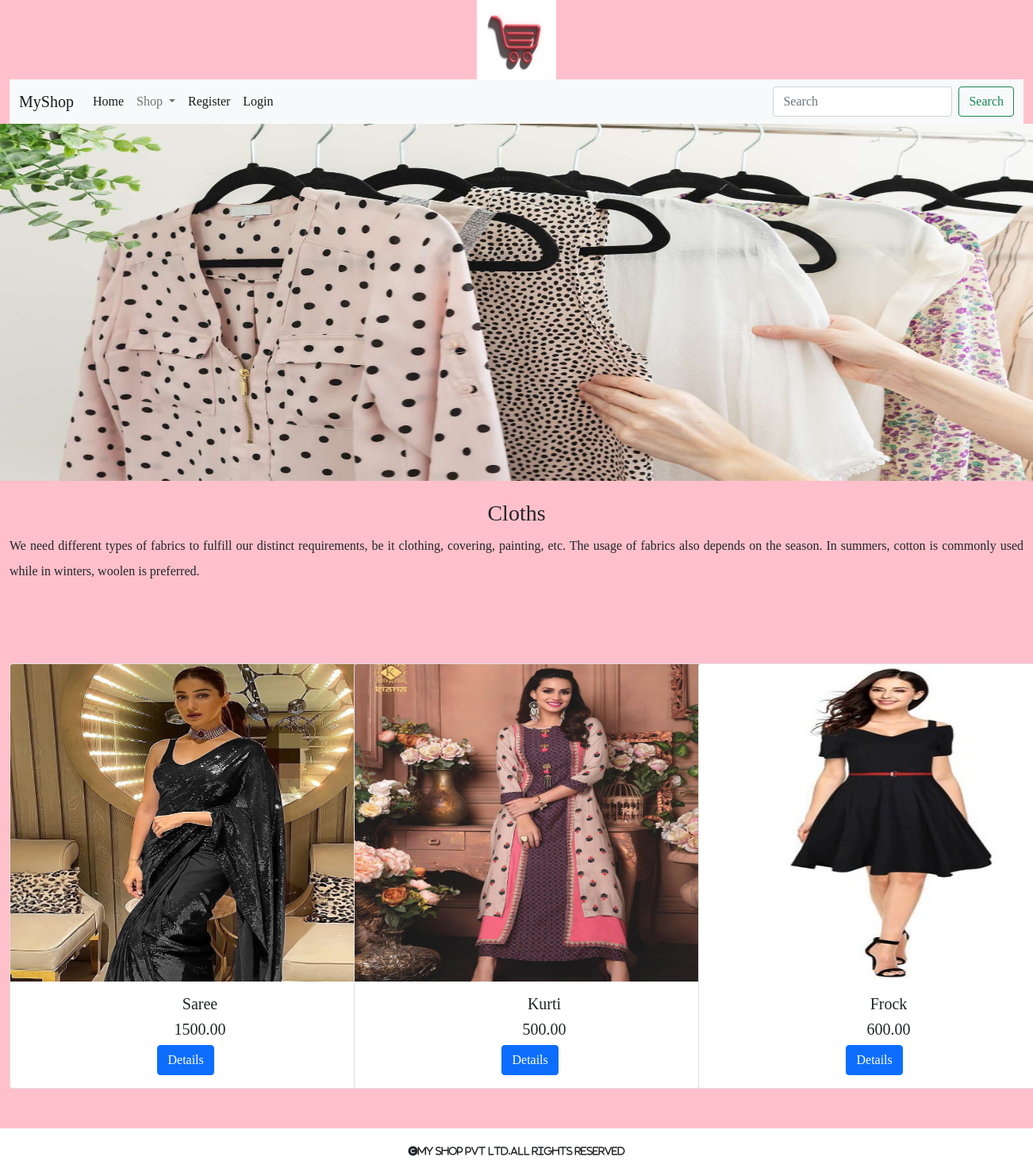
Screenshot of /products/Cloths with the database file from the repository.
### shop/models.py (models this page shows, shortened)
class Category(models.Model):
    name=models.CharField(max_length=250,unique=True)
    slug=models.SlugField(max_length=250,unique=True)
    description=models.TextField(blank=True)
    image=models.ImageField(upload_to='shop/category',null=True,blank=True)

class Product(models.Model):
    name=models.CharField(max_length=250,unique=True)
    slug=models.SlugField(max_length=250,unique=True)
    description=models.TextField(blank=True)
    image=models.ImageField(upload_to='shop/category',null=True,blank=True)
    price=models.DecimalField(max_digits=10,decimal_places=2)
    category=models.ForeignKey(Category,on_delete=models.CASCADE)
    stock=models.IntegerField()
    available=models.BooleanField(default=True)
    created=models.DateTimeField(auto_now_add=True)
    updated=models.DateTimeField(auto_now=True)

### shop/views.py (the view)
# urls.py: path('products/<slug:p>', views.allproducts, name="allproducts"),
def allproducts(request,p):
    c=Category.objects.get(slug=p)
    p=Product.objects.filter(category__slug=p)
    return render(request,'product.html',{'p':p,'c':c})

### cart/context_processors.py (called while the page is built, shortened)
def counter(request):
    item_count=0
    return {'count':item_count}

### shop/context_processors.py (called while the page is built)
def menu_links(request):
    c=Category.objects.all()
    return {'links':c}

### templates/product.html
{% extends 'base.html' %}
{% load static %}
{% block content %}
<div>
    <img src="{{c.image.url}}" height="450px" width="100%">
</div>
<div class="container-fluid mt-4" style="margin-bottom:100px;">
    <h3 class="text-center mb-2">{{c.name}}</h3>
    <p class="text-justify" style="line-height:2; text-align:justify;">{{c.description}}</p>
</div>
<div class="container-fluid mt-4" style="margin-bottom:100px;">
    <div class="row">
        {% for i in p %}
        <div class="col-sm-4">
        <div class="card" style="width: 30rem;">
  <img src="{{i.image.url}}" class="card-img-top" alt="..." style="height:400px;width:100%;">
  <div class="card-body">
    <h5 class="card-title text-center">{{i.name}}</h5>
    <h5 class="card-text text-center" style="text-align:justify">{{i.price}}</h5>
    <a href="{% url 'shop:alldetails' i.slug %}" style="position:relative;left:38%" class="btn btn-primary">Details</a>
  </div>
</div>
        </div>
    {% endfor %}
</div>
        </div>
{% endblock %}

### templates/base.html (shortened to what this page needs)
<!DOCTYPE html>
{% load static %}
<html lang="en">
<head>
    <link href="https://cdn.jsdelivr.net/npm/bootstrap@5.0.2/dist/css/bootstrap.min.css"
 rel="stylesheet">
    <link href="{% static 'css/custom.css' %}" rel="stylesheet">
    <link href="https://cdnjs.cloudflare.com/ajax/libs/font-awesome/6.4.0/css/all.min.css"
 rel="stylesheet"/>
</head>
<body class="pink">
<div class="container-fluid">
    <header>
        <center>
            <img height="100px" src="{% static 'images/logo3.jpg' %}" width="100px">
        </center>
        <nav class="navbar navbar-expand-lg navbar-light bg-light">
            <div class="container-fluid">
                <a class="navbar-brand" href="#">MyShop</a>
                <div class="collapse navbar-collapse" id="navbarSupportedContent">
                    <ul class="navbar-nav me-auto mb-2 mb-lg-0">
                        <li class="nav-item">
                            <a aria-current="page" class="nav-link active" href="{% url 'shop:allprodcat' %}">Home</a>
                        </li>
                        <li class="nav-item dropdown">
                            <a aria-expanded="false" class="nav-link dropdown-toggle" data-bs-toggle="dropdown" href="#"
                               id="navbarDropdown" role="button">
                                Shop
                            </a>
                            {% if user.is_authenticated %}
                            {% if user.username != 'admin' %}
                        </li>
                        <li class="nav-item">
                            <a aria-current="page" class="nav-link active" href="{% url 'cart:cartview' %}"><i
                                    class="fa-solid fa-cart-shopping"></i>{{count}}</a>
                        </li>
                        </li>
                        <li class="nav-item">
                            <a aria-current="page" class="nav-link active" href="{% url 'cart:orderview' %}">Your
                                Orders</a>
                        </li>
                        </li>
                        {% endif %}
                        <li class="nav-item">
                            <a aria-current="page" class="nav-link active" href="{% url 'shop:logout' %}">Logout</a>
                        </li>
                        {% else %}
                        <li class="nav-item">
                            <a aria-current="page" class="nav-link active" href="{% url 'shop:register' %}">Register</a>
                        </li>
                        <li class="nav-item">
                            <a aria-current="page" class="nav-link active" href="{% url 'shop:login' %}">Login</a>
                        </li>
                        {% endif %}
                    </ul>
                    <form action="{% url 'search:searchresults' %}" class="d-flex" method="POST">
                        <input aria-label="Search" class="form-control me-2" name="q" placeholder="Search"
                               type="search">
                        <button class="btn btn-outline-success" type="submit">Search</button>
                    </form>
                </div>
            </div>
        </nav>
    </header>
</div>
{% block content %}
{% endblock %}
<footer class="footer">
    <div>
        <p>
        <center><i class="fa-solid fa-copyright icon_size" style="font-size:12px">My Shop pvt ltd.All Rights
            Reserved</i></center>
        </p>
    </div>
</footer>
</body>
</html>

### static/css/custom.css (style rules this page uses)
.pink { background-color:pink; font-family: 'Lily Script One', cursive; }
.icon_size { font-size:12px; }
.footer { height:50px; width:100%; background-color:white; text-align:center; position:fixed; bottom:0; left:0; }

### rows the page displays
Category: image (picture), name "Cloths", description "We need different types of fabrics to fulfill our distinct requirements, be it clothing, covering, painting, etc. The usage of fabrics also depends on the season. In summers, cotton is commonly used while in winters, woolen is preferred."
Product: image (picture), name "Saree", price "1500.00"
Product: image (picture), name "Kurti", price "500.00"
Product: image (picture), name "Frock", price "600.00"
